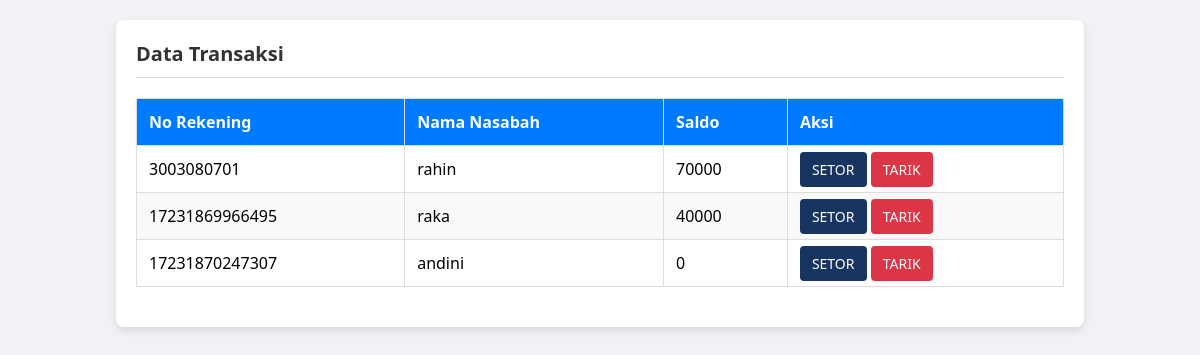
Screenshot of /bankmini/transaksi.php with the database file from the repository.
### tables this page shows
CREATE TABLE `nasabah` (
  `id` bigint NOT NULL,
  `Nama` varchar(250) NOT NULL,
  `nis` int NOT NULL,
  `no_rekening` bigint NOT NULL,
  `Jenis_Kelamin` varchar(30) NOT NULL,
  `Tanggal_Pembuatan` varchar(250) NOT NULL,
  `Saldo` int NOT NULL,
  `Status` char(50) NOT NULL,
  `kelas_id` int DEFAULT NULL,
  `jurusan_id` int DEFAULT NULL,
  `password` varchar(255) DEFAULT '123456',
  `password_default` tinyint(1) DEFAULT '1'
);

### bankmini/transaksi.php (the view, shortened to what this page needs)
<!DOCTYPE html>
<html lang="en">
<head>
    <link rel="stylesheet" href="styletabel.css">
</head>
<body>
    <div class="container">
        <h2>Data Transaksi</h2>
        <table>
            <thead>
                <tr>
                    <th>No Rekening</th>
                    <th>Nama Nasabah</th>
                    <th>Saldo</th>
                    <th>Aksi</th>
                </tr>
            </thead>
            <tbody>
                <?php
                include 'koneksi.php';
                $sql = "SELECT * FROM nasabah";
                $result = $conn->query($sql);
                if ($result->num_rows > 0) {
                    while($row = $result->fetch_assoc()) {
                        echo "<tr>
                                <td>".$row["no_rekening"]."</td>
                                <td>".$row["Nama"]."</td>
                                <td>".$row["Saldo"]."</td>
                                <td>
                                    <a href='setor.php?id=".$row["id"]."' class='action-button' style='background-color: #183561'>SETOR</a>
                                    <a href='tarik.php?id=".$row["id"]."' class='action-button' style='background-color: #dc3545;'>TARIK</a>
                                </td>
                              </tr>";
                    }
                } else {
                    echo "<tr><td colspan='6'>No records found</td></tr>";
                }
                ?>
            </tbody>
        </table>
    </div>
</body>
</html>

### bankmini/styletabel.css (style rules this page uses)
body { font-family: Arial, sans-serif; background-color: #f4f4f9; margin: 0; padding: 0; }
.container { width: 80%; margin: 0 auto; overflow: hidden; padding: 20px; background-color: #fff; box-shadow: 0 0 10px rgba(0,0,0,0.1); }
h2 { margin: 0 0 20px 0; color: #333; }
table { width: 100%; border-collapse: collapse; margin-bottom: 20px; }
table th, table td { padding: 12px 15px; border: 1px solid #e1e1e1; text-align: left; }
table th { background-color: #3498db; color: #fff; }
table tr:nth-child(even) { background-color: #f9f9f9; }

### bankmini/transaksi.php (style rules this page uses)
body { font-family: 'Segoe UI', Tahoma, Geneva, Verdana, sans-serif; margin: 0; padding: 20px; background-color: #f0f2f5; }
.container { max-width: 1200px; margin: auto; padding: 20px; background-color: #fff; box-shadow: 0 4px 8px rgba(0, 0, 0, 0.1); border-radius: 8px; }
h2 { margin-bottom: 20px; color: #333; font-size: 20px; border-bottom: 1px solid #ddd; padding-bottom: 10px; }
table { width: 100%; border-collapse: collapse; margin-bottom: 20px; }
table th, table td { padding: 12px; border: 1px solid #ddd; text-align: left; }
table th { background-color: #007bff; color: #fff; font-weight: bold; }
.action-button { text-decoration: none; padding: 8px 12px; border-radius: 4px; color: #fff; font-size: 14px; transition: background-color 0.3s; }

### rows the page displays
nasabah: no_rekening "3003080701", Nama "rahin", Saldo "70000"
nasabah: no_rekening "17231869966495", Nama "raka", Saldo "40000"
nasabah: no_rekening "17231870247307", Nama "andini", Saldo "0"
